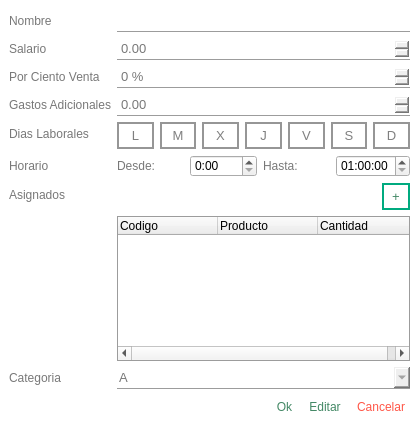
<?xml version="1.0" encoding="UTF-8"?>
<ui version="4.0">
 <class>Dialog</class>
 <widget class="QDialog" name="Dialog">
  <property name="windowModality">
   <enum>Qt::ApplicationModal</enum>
  </property>
  <property name="geometry">
   <rect>
    <x>0</x>
    <y>0</y>
    <width>420</width>
    <height>430</height>
   </rect>
  </property>
  <property name="minimumSize">
   <size>
    <width>420</width>
    <height>430</height>
   </size>
  </property>
  <property name="maximumSize">
   <size>
    <width>420</width>
    <height>430</height>
   </size>
  </property>
  <property name="windowTitle">
   <string>Nuevo Puesto</string>
  </property>
  <property name="whatsThis">
   <string/>
  </property>
  <property name="styleSheet">
   <string notr="true">QMainWindow, QDialog{
                background-color: rgb(255, 255, 255);
                }

                /**** QPushButton (enabled) ****/
                QPushButton
                {
                background-color: rgb(85, 170, 255);
                font: 10pt;
                color: rgb(255, 255, 255);
                padding: 4px 8px;
                border: 2px solid rgb(85, 170, 255);
                border-radius: 8px;
                padding: 5px;
                }

                QPushButton:hover
                {
                background-color: rgb(0, 121, 182);
                border: 2px solid rgb(66, 133, 199);
                }

                QPushButton:pressed
                {
                border:3px solid rgb(66, 133, 199);
                padding: -1px 1px 1px 1px;
                }

                /******* QLabel ***********/
                QLabel{
                color: rgb(120, 120, 120)
                }
                labelHab1:hover{
                color: rgb(120, 0, 0)
                }

                /*******QLineEdit************/
                QTextEdit {
                font: 10pt;
                color: rgb(120, 120, 120);
                border: 1px solid rgb(156, 156, 156);
                border-radius: 0px;
                padding: 2px;
                }
                QLineEdit, QDateEdit, QDoubleSpinBox, QSpinBox{
                font: 10pt;
                color: rgb(120, 120, 120);
                border: 1px solid rgb(156, 156, 156);
                border-radius: 0px;
                padding: 2px;
                border-top: 1px white;
                border-left: 1px white;
                border-right: 1px white;
                }
                /********QComboBox*******/
                QComboBox{
                font: 10pt;
                color: rgb(120, 120, 120);
                border: 1px solid rgb(156, 156, 156);
                padding: 2px;
                selection-background-color: white;
                selection-color: rgb(120, 120, 120);
                border-top: 1px white;
                border-left: 1px white;
                border-right: 1px white;
                }
                QComboBox QAbstractItemView
                {
                background-color: white;
                color:rgb(120, 120, 120);
                padding: 4px;
                border: 1px solid rgb(156, 156, 156);
                border-top: 1px white;
                border-left: 1px white;
                border-right: 1px white;
                }

                QLineEdit:hover, QDateEdit:hover, QDoubleSpinBox:hover, QComboBox:hover
                {
                color: rgb(85, 170, 255);
                border: 1px solid rgb(85, 170, 255);
                border-top: 1px white;
                border-left: 1px white;
                border-right: 1px white;
                }

                QLineEdit:focus, QDateEdit:focus, QDoubleSpinBox:focus, QComboBox:focus
                {
                border-color: rgb(90,200,255);
                border-top: 1px white;
                border-left: 1px white;
                border-right: 1px white;
                }

                QToolTip
                {
                background-color:rgb(85, 170, 255);
                color: white;
                border: 1px solid rgb(85, 170, 255);
                opacity: 50;
                padding: 1px;
                }
                QTabWidget
                {
                background-color: transparent;
                }

                QTabWidget::pane {
                border-top: 1px solid rgb(156, 156, 156);
                border-bottom: 1px solid rgb(156, 156, 156);
                position: absolute;
                top: -0.25em;
                }
                /**** QTabWidget (disabled) ****/
                QTabWidget::pane:disabled
                {
                border-color: rgb(60,60,60);
                }

                QTabWidget::tab-bar {
                alignment: center;
                border: 1px white;
                border-radius: 5px;
                }

                QTreeView
                {
                alternate-background-color: rgb(200,200,200);
                background-color: white;
                border: 1px solid rgb(156, 156, 156);
                font: 10pt;
                color: rgb(120,120,120);
                selection-background-color:rgb(90,200,255);
                selection-color: rgb(156, 156, 156);
                }
                QListView{
                alternate-background-color: rgb(200,200,200);
                background-color: white;
                border: 1px solid rgb(255, 255, 255);
                font: 8pt;
                color: rgb(120,120,120);
                selection-background-color:rgb(90,200,255);
                selection-color: rgb(156, 156, 156);
                }
            </string>
  </property>
  <property name="modal">
   <bool>true</bool>
  </property>
  <widget class="QWidget" name="formLayoutWidget">
   <property name="geometry">
    <rect>
     <x>9</x>
     <y>10</y>
     <width>401</width>
     <height>411</height>
    </rect>
   </property>
   <layout class="QFormLayout" name="formLayout">
    <item row="0" column="0">
     <widget class="QLabel" name="nombreLabel">
      <property name="text">
       <string>Nombre</string>
      </property>
     </widget>
    </item>
    <item row="0" column="1">
     <widget class="QLineEdit" name="nombreLineEdit"/>
    </item>
    <item row="1" column="0">
     <widget class="QLabel" name="salarioLabel">
      <property name="text">
       <string>Salario</string>
      </property>
     </widget>
    </item>
    <item row="1" column="1">
     <widget class="QDoubleSpinBox" name="salarioDoubleSpinBox">
      <property name="maximum">
       <double>20000.000000000000000</double>
      </property>
     </widget>
    </item>
    <item row="3" column="0">
     <widget class="QLabel" name="gastosAdicionalesLabel">
      <property name="text">
       <string>Gastos Adicionales</string>
      </property>
     </widget>
    </item>
    <item row="3" column="1">
     <widget class="QDoubleSpinBox" name="gastosAdicionalesDoubleSpinBox">
      <property name="maximum">
       <double>20000.000000000000000</double>
      </property>
     </widget>
    </item>
    <item row="6" column="0">
     <widget class="QLabel" name="activosAsignadosLabel">
      <property name="text">
       <string>Asignados</string>
      </property>
     </widget>
    </item>
    <item row="8" column="1">
     <layout class="QHBoxLayout" name="horizontalLayout_2">
      <item>
       <spacer name="horizontalSpacer_2">
        <property name="orientation">
         <enum>Qt::Horizontal</enum>
        </property>
        <property name="sizeHint" stdset="0">
         <size>
          <width>40</width>
          <height>20</height>
         </size>
        </property>
       </spacer>
      </item>
      <item>
       <widget class="QPushButton" name="okPushButton">
        <property name="styleSheet">
         <string notr="true">QPushButton
                {
                background-color: rgb(255, 255, 255);
                font: 9pt;
                color: rgb(67, 136, 101);
                padding: 4px 8px;
                border: 2px solid rgb(255, 255, 255);
                border-radius: 0px;
                padding: 5px;
                border-top: 1px white;
                border-left: 1px white;
                border-right: 1px white;
                }

                QPushButton:hover
                {
                border: 2px solid rgb(67, 136, 101);
                font: 9pt;
                border-top: 1px white;
                border-left: 1px white;
                border-right: 1px white;
                }

                QPushButton:pressed
                {
                font: 9pt;
                border:3px solid rgb(67, 136, 101);
                padding: 5px 5px 5px 5px;
                border-top: 1px white;
                border-left: 1px white;
                border-right: 1px white;
                }</string>
        </property>
        <property name="text">
         <string>Ok</string>
        </property>
       </widget>
      </item>
      <item>
       <widget class="QPushButton" name="editarPushButton">
        <property name="styleSheet">
         <string notr="true">QPushButton
                {
                background-color: rgb(255, 255, 255);
                font: 9pt;
                color: rgb(67, 136, 101);
                padding: 4px 8px;
                border: 2px solid rgb(255, 255, 255);
                border-radius: 0px;
                padding: 5px;
                border-top: 1px white;
                border-left: 1px white;
                border-right: 1px white;
                }

                QPushButton:hover
                {
                border: 2px solid rgb(67, 136, 101);
                font: 9pt;
                border-top: 1px white;
                border-left: 1px white;
                border-right: 1px white;
                }

                QPushButton:pressed
                {
                font: 9pt;
                border:3px solid rgb(67, 136, 101);
                padding: 5px 5px 5px 5px;
                border-top: 1px white;
                border-left: 1px white;
                border-right: 1px white;
                }</string>
        </property>
        <property name="text">
         <string>Editar</string>
        </property>
       </widget>
      </item>
      <item>
       <widget class="QPushButton" name="cancelarPushButton">
        <property name="styleSheet">
         <string notr="true"> QPushButton
                {
                background-color: rgb(255, 255, 255);
                font: 9pt;
                color: rgb(255, 86, 71);;
                padding: 4px 8px;
                border: 2px solid rgb(255, 255, 255);
                border-radius: 0px;
                padding: 5px;
                border-top: 1px white;
                border-left: 1px white;
                border-right: 1px white;
                }

                QPushButton:hover
                {
                border: 2px solid rgb(255, 86, 71);
                font: 9pt;
                border-top: 1px white;
                border-left: 1px white;
                border-right: 1px white;
                }

                QPushButton:pressed
                {
                font: 9pt;
                border:3px solid rgb(255, 86, 71);
                padding: 5px 5px 5px 5px;
                border-top: 1px white;
                border-left: 1px white;
                border-right: 1px white;
                }</string>
        </property>
        <property name="text">
         <string>Cancelar</string>
        </property>
       </widget>
      </item>
     </layout>
    </item>
    <item row="4" column="0">
     <widget class="QLabel" name="diasLaboralesLabel">
      <property name="text">
       <string>Dias Laborales</string>
      </property>
     </widget>
    </item>
    <item row="4" column="1">
     <layout class="QHBoxLayout" name="horizontalLayout_3">
      <item>
       <widget class="QPushButton" name="lPushButton">
        <property name="styleSheet">
         <string notr="true">QPushButton
                                        {
                                        background-color: white;
                                        font: 10pt;
                                        color: rgb(127, 127, 127);
                                        padding: 4px 8px;
                                        border: 2px solid rgb(150, 150, 150);
                                        border-bottom-right-radius: 0px;
                                        border-bottom-left-radius: 0px;
                                        border-top-right-radius: 0px;
                                        border-top-left-radius: 0px;
                                        }

                                        :hover
                                        {
                                        background-color: rgb(100, 100, 100);
                                        color: white;
                                        border: 2px solid rgb(100, 100, 100);
                                        }

                                        :pressed
                                        {
                                        border:3px solid rgb(255, 255, 255);
                                        padding: -1px 1px 1px 1px;
                                        }
                                    </string>
        </property>
        <property name="text">
         <string>L</string>
        </property>
       </widget>
      </item>
      <item>
       <widget class="QPushButton" name="mPushButton">
        <property name="styleSheet">
         <string notr="true">QPushButton
                                        {
                                        background-color: white;
                                        font: 10pt;
                                        color: rgb(127, 127, 127);
                                        padding: 4px 8px;
                                        border: 2px solid rgb(150, 150, 150);
                                        border-bottom-right-radius: 0px;
                                        border-bottom-left-radius: 0px;
                                        border-top-right-radius: 0px;
                                        border-top-left-radius: 0px;
                                        }

                                        :hover
                                        {
                                        background-color: rgb(100, 100, 100);
                                        color: white;
                                        border: 2px solid rgb(100, 100, 100);
                                        }

                                        :pressed
                                        {
                                        border:3px solid rgb(255, 255, 255);
                                        padding: -1px 1px 1px 1px;
                                        }
                                    </string>
        </property>
        <property name="text">
         <string>M</string>
        </property>
       </widget>
      </item>
      <item>
       <widget class="QPushButton" name="xPushButton">
        <property name="styleSheet">
         <string notr="true">QPushButton
                                        {
                                        background-color: white;
                                        font: 10pt;
                                        color: rgb(127, 127, 127);
                                        padding: 4px 8px;
                                        border: 2px solid rgb(150, 150, 150);
                                        border-bottom-right-radius: 0px;
                                        border-bottom-left-radius: 0px;
                                        border-top-right-radius: 0px;
                                        border-top-left-radius: 0px;
                                        }

                                        :hover
                                        {
                                        background-color: rgb(100, 100, 100);
                                        color: white;
                                        border: 2px solid rgb(100, 100, 100);
                                        }

                                        :pressed
                                        {
                                        border:3px solid rgb(255, 255, 255);
                                        padding: -1px 1px 1px 1px;
                                        }
                                    </string>
        </property>
        <property name="text">
         <string>X</string>
        </property>
       </widget>
      </item>
      <item>
       <widget class="QPushButton" name="jPushButton">
        <property name="styleSheet">
         <string notr="true">QPushButton
                                        {
                                        background-color: white;
                                        font: 10pt;
                                        color: rgb(127, 127, 127);
                                        padding: 4px 8px;
                                        border: 2px solid rgb(150, 150, 150);
                                        border-bottom-right-radius: 0px;
                                        border-bottom-left-radius: 0px;
                                        border-top-right-radius: 0px;
                                        border-top-left-radius: 0px;
                                        }

                                        :hover
                                        {
                                        background-color: rgb(100, 100, 100);
                                        color: white;
                                        border: 2px solid rgb(100, 100, 100);
                                        }

                                        :pressed
                                        {
                                        border:3px solid rgb(255, 255, 255);
                                        padding: -1px 1px 1px 1px;
                                        }
                                    </string>
        </property>
        <property name="text">
         <string>J</string>
        </property>
       </widget>
      </item>
      <item>
       <widget class="QPushButton" name="vPushButton">
        <property name="styleSheet">
         <string notr="true">QPushButton
                                        {
                                        background-color: white;
                                        font: 10pt;
                                        color: rgb(127, 127, 127);
                                        padding: 4px 8px;
                                        border: 2px solid rgb(150, 150, 150);
                                        border-bottom-right-radius: 0px;
                                        border-bottom-left-radius: 0px;
                                        border-top-right-radius: 0px;
                                        border-top-left-radius: 0px;
                                        }

                                        :hover
                                        {
                                        background-color: rgb(100, 100, 100);
                                        color: white;
                                        border: 2px solid rgb(100, 100, 100);
                                        }

                                        :pressed
                                        {
                                        border:3px solid rgb(255, 255, 255);
                                        padding: -1px 1px 1px 1px;
                                        }
                                    </string>
        </property>
        <property name="text">
         <string>V</string>
        </property>
       </widget>
      </item>
      <item>
       <widget class="QPushButton" name="sPushButton">
        <property name="styleSheet">
         <string notr="true">QPushButton
                                        {
                                        background-color: white;
                                        font: 10pt;
                                        color: rgb(127, 127, 127);
                                        padding: 4px 8px;
                                        border: 2px solid rgb(150, 150, 150);
                                        border-bottom-right-radius: 0px;
                                        border-bottom-left-radius: 0px;
                                        border-top-right-radius: 0px;
                                        border-top-left-radius: 0px;
                                        }

                                        :hover
                                        {
                                        background-color: rgb(100, 100, 100);
                                        color: white;
                                        border: 2px solid rgb(100, 100, 100);
                                        }

                                        :pressed
                                        {
                                        border:3px solid rgb(255, 255, 255);
                                        padding: -1px 1px 1px 1px;
                                        }
                                    </string>
        </property>
        <property name="text">
         <string>S</string>
        </property>
       </widget>
      </item>
      <item>
       <widget class="QPushButton" name="dPushButton">
        <property name="styleSheet">
         <string notr="true">QPushButton
                                        {
                                        background-color: white;
                                        font: 10pt;
                                        color: rgb(127, 127, 127);
                                        padding: 4px 8px;
                                        border: 2px solid rgb(150, 150, 150);
                                        border-bottom-right-radius: 0px;
                                        border-bottom-left-radius: 0px;
                                        border-top-right-radius: 0px;
                                        border-top-left-radius: 0px;
                                        }

                                        :hover
                                        {
                                        background-color: rgb(100, 100, 100);
                                        color: white;
                                        border: 2px solid rgb(100, 100, 100);
                                        }

                                        :pressed
                                        {
                                        border:3px solid rgb(255, 255, 255);
                                        padding: -1px 1px 1px 1px;
                                        }
                                    </string>
        </property>
        <property name="text">
         <string>D</string>
        </property>
       </widget>
      </item>
     </layout>
    </item>
    <item row="6" column="1">
     <layout class="QVBoxLayout" name="verticalLayout">
      <item>
       <layout class="QHBoxLayout" name="horizontalLayout">
        <item>
         <spacer name="horizontalSpacer">
          <property name="orientation">
           <enum>Qt::Horizontal</enum>
          </property>
          <property name="sizeHint" stdset="0">
           <size>
            <width>40</width>
            <height>20</height>
           </size>
          </property>
         </spacer>
        </item>
        <item>
         <widget class="QPushButton" name="activosAddPushButton">
          <property name="styleSheet">
           <string notr="true">QPushButton
                                        {
                                        background-color: white;
                                        font: 10pt;
                                        color: rgb(67, 136, 101);
                                        padding: 4px 8px;
                                        border: 2px solid rgb(0, 170, 127);
                                        border-bottom-right-radius: 0px;
                                        border-bottom-left-radius: 0px;
                                        border-top-right-radius: 0px;
                                        border-top-left-radius: 0px;
                                        }

                                        :hover
                                        {
                                        background-color: rgb(0, 170, 127);
                                        color: white;
                                        border: 2px solid rgb(120, 200, 29);
                                        }

                                        :pressed
                                        {
                                        border:3px solid rgb(255, 255, 255);
                                        padding: -1px 1px 1px 1px;
                                        }
                                    </string>
          </property>
          <property name="text">
           <string>+</string>
          </property>
         </widget>
        </item>
       </layout>
      </item>
      <item>
       <widget class="QTreeWidget" name="treeWidget">
        <attribute name="headerDefaultSectionSize">
         <number>100</number>
        </attribute>
        <attribute name="headerStretchLastSection">
         <bool>true</bool>
        </attribute>
        <column>
         <property name="text">
          <string>Codigo</string>
         </property>
        </column>
        <column>
         <property name="text">
          <string>Producto</string>
         </property>
        </column>
        <column>
         <property name="text">
          <string>Cantidad</string>
         </property>
        </column>
       </widget>
      </item>
     </layout>
    </item>
    <item row="5" column="0">
     <widget class="QLabel" name="horarioLabel">
      <property name="text">
       <string>Horario</string>
      </property>
     </widget>
    </item>
    <item row="5" column="1">
     <layout class="QHBoxLayout" name="horizontalLayout_4">
      <item>
       <widget class="QLabel" name="label">
        <property name="text">
         <string>Desde:</string>
        </property>
       </widget>
      </item>
      <item>
       <widget class="QTimeEdit" name="desdeTimeEdit">
        <property name="maximumTime">
         <time>
          <hour>22</hour>
          <minute>59</minute>
          <second>59</second>
         </time>
        </property>
        <property name="displayFormat">
         <string>H:mm</string>
        </property>
        <property name="calendarPopup">
         <bool>false</bool>
        </property>
       </widget>
      </item>
      <item>
       <widget class="QLabel" name="label_2">
        <property name="text">
         <string>Hasta:</string>
        </property>
       </widget>
      </item>
      <item>
       <widget class="QTimeEdit" name="hastaTimeEdit">
        <property name="minimumTime">
         <time>
          <hour>1</hour>
          <minute>0</minute>
          <second>0</second>
         </time>
        </property>
       </widget>
      </item>
     </layout>
    </item>
    <item row="7" column="1">
     <widget class="QComboBox" name="categoriaComboBox">
      <item>
       <property name="text">
        <string>A</string>
       </property>
      </item>
      <item>
       <property name="text">
        <string>B</string>
       </property>
      </item>
      <item>
       <property name="text">
        <string>C</string>
       </property>
      </item>
     </widget>
    </item>
    <item row="7" column="0">
     <widget class="QLabel" name="categoriaLabel">
      <property name="text">
       <string>Categoria</string>
      </property>
     </widget>
    </item>
    <item row="2" column="0">
     <widget class="QLabel" name="porCientoVentaLabel">
      <property name="text">
       <string>Por Ciento Venta</string>
      </property>
     </widget>
    </item>
    <item row="2" column="1">
     <widget class="QSpinBox" name="porCientoVentaSpinBox">
      <property name="suffix">
       <string> %</string>
      </property>
      <property name="maximum">
       <number>50</number>
      </property>
     </widget>
    </item>
   </layout>
  </widget>
 </widget>
 <tabstops>
  <tabstop>nombreLineEdit</tabstop>
  <tabstop>salarioDoubleSpinBox</tabstop>
  <tabstop>porCientoVentaSpinBox</tabstop>
  <tabstop>gastosAdicionalesDoubleSpinBox</tabstop>
  <tabstop>lPushButton</tabstop>
  <tabstop>mPushButton</tabstop>
  <tabstop>xPushButton</tabstop>
  <tabstop>jPushButton</tabstop>
  <tabstop>vPushButton</tabstop>
  <tabstop>sPushButton</tabstop>
  <tabstop>dPushButton</tabstop>
  <tabstop>desdeTimeEdit</tabstop>
  <tabstop>hastaTimeEdit</tabstop>
  <tabstop>activosAddPushButton</tabstop>
  <tabstop>categoriaComboBox</tabstop>
  <tabstop>treeWidget</tabstop>
  <tabstop>okPushButton</tabstop>
  <tabstop>cancelarPushButton</tabstop>
 </tabstops>
 <resources/>
 <connections/>
</ui>
